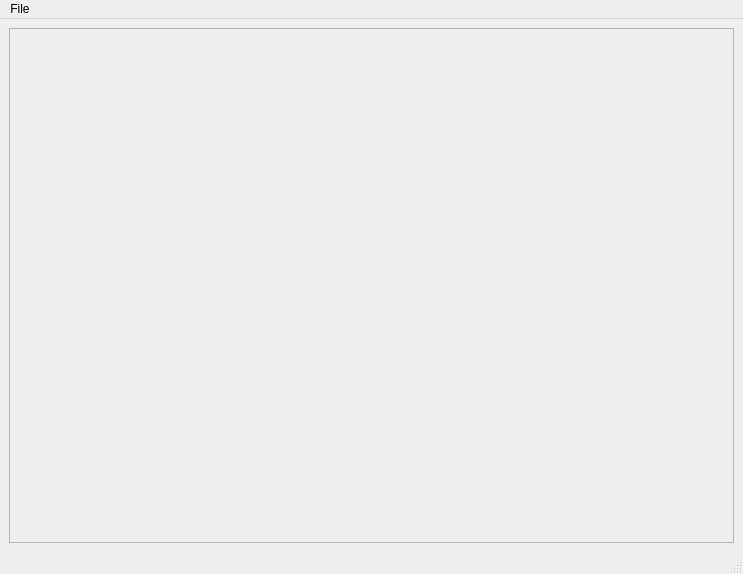
<?xml version="1.0" encoding="UTF-8"?>
<ui version="4.0">
 <class>MainWindow</class>
 <widget class="QMainWindow" name="MainWindow">
  <property name="geometry">
   <rect>
    <x>0</x>
    <y>0</y>
    <width>743</width>
    <height>574</height>
   </rect>
  </property>
  <property name="windowTitle">
   <string>ClOwn Mails</string>
  </property>
  <widget class="QWidget" name="centralwidget">
   <layout class="QGridLayout" name="gridLayout_2">
    <item row="1" column="0">
     <layout class="QGridLayout" name="gridLayout">
      <item row="0" column="0">
       <widget class="QScrollArea" name="uiScrollArea_emails">
        <property name="widgetResizable">
         <bool>true</bool>
        </property>
        <widget class="QWidget" name="scrollAreaWidgetContents">
         <property name="geometry">
          <rect>
           <x>0</x>
           <y>0</y>
           <width>721</width>
           <height>511</height>
          </rect>
         </property>
         <layout class="QVBoxLayout" name="verticalLayout_2">
          <item>
           <widget class="QWidget" name="uiWidget_emails" native="true">
            <layout class="QVBoxLayout" name="verticalLayout_3">
             <item>
              <layout class="QVBoxLayout" name="uiLayout_emails"/>
             </item>
            </layout>
           </widget>
          </item>
         </layout>
        </widget>
       </widget>
      </item>
     </layout>
    </item>
   </layout>
  </widget>
  <widget class="QMenuBar" name="menubar">
   <property name="geometry">
    <rect>
     <x>0</x>
     <y>0</y>
     <width>743</width>
     <height>21</height>
    </rect>
   </property>
   <widget class="QMenu" name="menuFile">
    <property name="title">
     <string>File</string>
    </property>
    <addaction name="uiAction_add"/>
    <addaction name="separator"/>
    <addaction name="uiAction_about"/>
    <addaction name="uiAction_close"/>
   </widget>
   <addaction name="menuFile"/>
  </widget>
  <widget class="QStatusBar" name="statusBar"/>
  <action name="uiAction_about">
   <property name="text">
    <string>about</string>
   </property>
   <property name="shortcut">
    <string>Ctrl+H</string>
   </property>
  </action>
  <action name="uiAction_about_2">
   <property name="text">
    <string>about</string>
   </property>
   <property name="shortcut">
    <string>Ctrl+H</string>
   </property>
  </action>
  <action name="uiAction_close">
   <property name="text">
    <string>close</string>
   </property>
   <property name="toolTip">
    <string>uiAction_close</string>
   </property>
  </action>
  <action name="uiAction_add">
   <property name="text">
    <string>add</string>
   </property>
   <property name="toolTip">
    <string>Add Email</string>
   </property>
  </action>
 </widget>
 <resources/>
 <connections/>
</ui>
